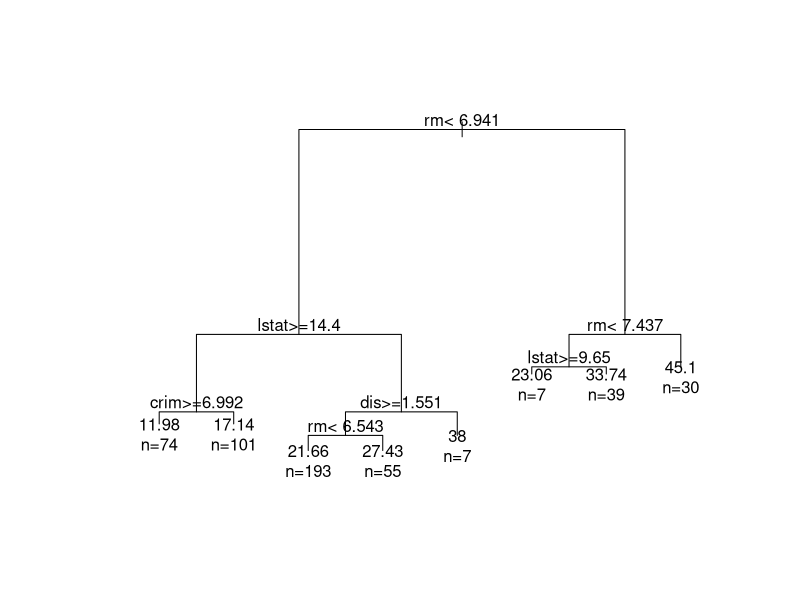

Write R code to recreate this figure.
# Let's import and load the required libraries:
install.packages(c("MASS", "rpart"))
library(MASS)
library(rpart)




# Let's get a look at this data:
head(Boston)
summary(Boston)
print(Boston)
data(Boston)
?Boston




# now to build a tree:
boston_house_tree <- rpart(medv ~ ., data = Boston, method = "anova")







# can we see the tree?
plot(boston_house_tree, margin=0.1)
text(boston_house_tree, use.n=TRUE)





predictions <- predict(boston_house_tree, Boston)
actuals <- Boston$medv
mean((predictions - actuals)^2) # this is the mean squared error (MSE)
